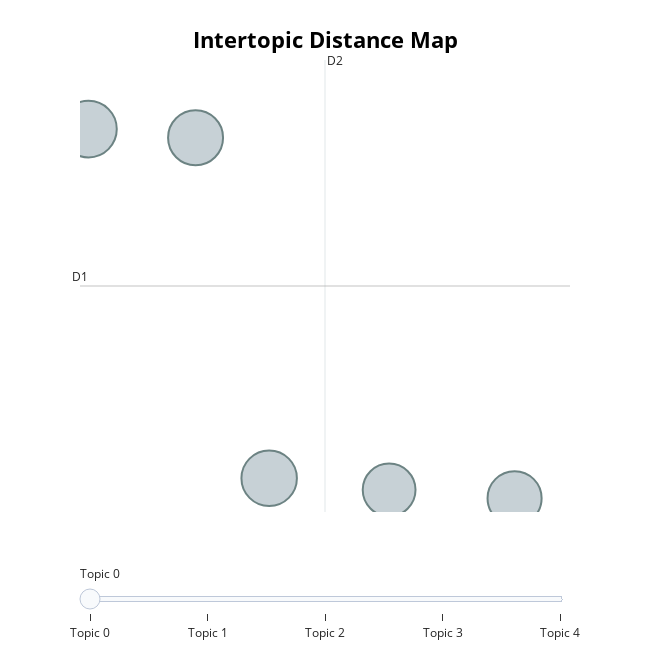

The notebook cell saved with this chart:
### Code cell
model.visualize_topics()

### Figure 1 — Plotly figure (JSON) as saved in the notebook; plotly's stock layout.template omitted (floating-point values rounded to 4 significant figures)
{"data": [{"customdata": [[0, "Box office collections of Shah Rukh Khan's films and other Bollywood actors", 2084], [1, "neet ug 2023 counselling updates", 2005], [2, "India's Performance in Various Cricket Matches and Tournaments", 1970], [3, "tech news today - new launches and updates from Apple, Google, Samsung, and more", 1904], [4, "Quarterly Earnings Growth in Indian Banks and Companies", 1817]], "hovertemplate": "<b>Topic %{customdata[0]}</b><br>%{customdata[1]}<br>Size: %{customdata[2]}", "legendgroup": "", "marker": {"color": "#B0BEC5", "line": {"color": "DarkSlateGrey", "width": 2}, "size": [2084, 2005, 1970, 1904, 1817], "sizemode": "area", "sizeref": 1.302, "symbol": "circle"}, "mode": "markers", "name": "", "orientation": "v", "showlegend": false, "type": "scatter", "x": [-0.1976, 0.4328, 0.176, 1.289, 0.8513], "xaxis": "x", "y": [19.91, 4.821, 19.54, 3.955, 4.318], "yaxis": "y"}], "layout": {"annotations": [{"showarrow": false, "text": "D1", "x": -0.2273, "y": 13.13, "yshift": 10}, {"showarrow": false, "text": "D2", "x": 0.6276, "xshift": 10, "y": 22.89}], "height": 650, "hoverlabel": {"bgcolor": "white", "font": {"family": "Rockwell", "size": 16}}, "legend": {"itemsizing": "constant", "tracegroupgap": 0}, "margin": {"t": 60}, "shapes": [{"line": {"color": "#CFD8DC", "width": 2}, "type": "line", "x0": 0.6276, "x1": 0.6276, "y0": 3.362, "y1": 22.89}, {"line": {"color": "#9E9E9E", "width": 2}, "type": "line", "x0": -0.2273, "x1": 1.482, "y0": 13.13, "y1": 13.13}], "sliders": [{"active": 0, "pad": {"t": 50}, "steps": [{"args": [{"marker.color": [["red", "#B0BEC5", "#B0BEC5", "#B0BEC5", "#B0BEC5"]]}], "label": "Topic 0", "method": "update"}, {"args": [{"marker.color": [["#B0BEC5", "red", "#B0BEC5", "#B0BEC5", "#B0BEC5"]]}], "label": "Topic 1", "method": "update"}, {"args": [{"marker.color": [["#B0BEC5", "#B0BEC5", "red", "#B0BEC5", "#B0BEC5"]]}], "label": "Topic 2", "method": "update"}, {"args": [{"marker.color": [["#B0BEC5", "#B0BEC5", "#B0BEC5", "red", "#B0BEC5"]]}], "label": "Topic 3", "method": "update"}, {"args": [{"marker.color": [["#B0BEC5", "#B0BEC5", "#B0BEC5", "#B0BEC5", "red"]]}], "label": "Topic 4", "method": "update"}]}], "title": {"font": {"color": "Black", "size": 22}, "text": "<b>Intertopic Distance Map</b>", "x": 0.5, "xanchor": "center", "y": 0.95, "yanchor": "top"}, "width": 650, "xaxis": {"anchor": "y", "domain": [0, 1], "range": [-0.2273, 1.482], "title": {"text": ""}, "visible": false}, "yaxis": {"anchor": "x", "domain": [0, 1], "range": [3.362, 22.89], "title": {"text": ""}, "visible": false}}}
